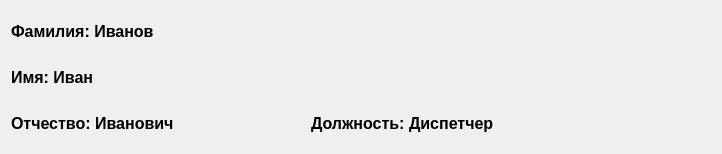
   <widget class="QWidget" name="gridLayoutWidget">
    <property name="geometry">
     <rect>
      <x>10</x>
      <y>10</y>
      <width>702</width>
      <height>136</height>
     </rect>
    </property>
    <layout class="QGridLayout" name="gridLayout">
     <property name="horizontalSpacing">
      <number>0</number>
     </property>
     <item row="3" column="0">
      <widget class="QLabel" name="patronym_label">
       <property name="sizePolicy">
        <sizepolicy hsizetype="Fixed" vsizetype="Fixed">
         <horstretch>0</horstretch>
         <verstretch>0</verstretch>
        </sizepolicy>
       </property>
       <property name="minimumSize">
        <size>
         <width>300</width>
         <height>40</height>
        </size>
       </property>
       <property name="font">
        <font>
         <pointsize>12</pointsize>
         <bold>true</bold>
        </font>
       </property>
       <property name="text">
        <string>Отчество: Иванович</string>
       </property>
      </widget>
     </item>
     <item row="3" column="1">
      <widget class="QLabel" name="job_label">
       <property name="sizePolicy">
        <sizepolicy hsizetype="Fixed" vsizetype="Fixed">
         <horstretch>0</horstretch>
         <verstretch>0</verstretch>
        </sizepolicy>
       </property>
       <property name="minimumSize">
        <size>
         <width>400</width>
         <height>40</height>
        </size>
       </property>
       <property name="font">
        <font>
         <pointsize>12</pointsize>
         <bold>true</bold>
        </font>
       </property>
       <property name="text">
        <string>Должность: Диспетчер</string>
       </property>
      </widget>
     </item>
     <item row="2" column="0">
      <widget class="QLabel" name="name_label">
       <property name="sizePolicy">
        <sizepolicy hsizetype="Fixed" vsizetype="Fixed">
         <horstretch>0</horstretch>
         <verstretch>0</verstretch>
        </sizepolicy>
       </property>
       <property name="minimumSize">
        <size>
         <width>300</width>
         <height>40</height>
        </size>
       </property>
       <property name="font">
        <font>
         <pointsize>12</pointsize>
         <bold>true</bold>
        </font>
       </property>
       <property name="text">
        <string>Имя: Иван</string>
       </property>
      </widget>
     </item>
     <item row="1" column="0">
      <widget class="QLabel" name="surname_label">
       <property name="sizePolicy">
        <sizepolicy hsizetype="Fixed" vsizetype="Fixed">
         <horstretch>0</horstretch>
         <verstretch>0</verstretch>
        </sizepolicy>
       </property>
       <property name="minimumSize">
        <size>
         <width>300</width>
         <height>40</height>
        </size>
       </property>
       <property name="font">
        <font>
         <pointsize>12</pointsize>
         <bold>true</bold>
        </font>
       </property>
       <property name="text">
        <string>Фамилия: Иванов</string>
       </property>
      </widget>
     </item>
    </layout>
   </widget>
